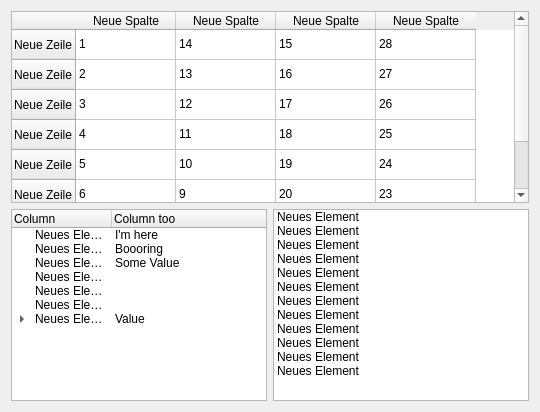
     <widget class="QWidget" name="Seite" >
      <attribute name="title" >
       <string>Views</string>
      </attribute>
      <layout class="QGridLayout" >
       <item row="0" column="0" colspan="2" >
        <widget class="QTableWidget" name="tableWidget" >
         <row>
          <property name="text" >
           <string>Neue Zeile</string>
          </property>
         </row>
         <row>
          <property name="text" >
           <string>Neue Zeile</string>
          </property>
         </row>
         <row>
          <property name="text" >
           <string>Neue Zeile</string>
          </property>
         </row>
         <row>
          <property name="text" >
           <string>Neue Zeile</string>
          </property>
         </row>
         <row>
          <property name="text" >
           <string>Neue Zeile</string>
          </property>
         </row>
         <row>
          <property name="text" >
           <string>Neue Zeile</string>
          </property>
         </row>
         <row>
          <property name="text" >
           <string>Neue Zeile</string>
          </property>
         </row>
         <column>
          <property name="text" >
           <string>Neue Spalte</string>
          </property>
         </column>
         <column>
          <property name="text" >
           <string>Neue Spalte</string>
          </property>
         </column>
         <column>
          <property name="text" >
           <string>Neue Spalte</string>
          </property>
         </column>
         <column>
          <property name="text" >
           <string>Neue Spalte</string>
          </property>
         </column>
         <item row="0" column="0" >
          <property name="text" >
           <string>1</string>
          </property>
         </item>
         <item row="0" column="1" >
          <property name="text" >
           <string>14</string>
          </property>
         </item>
         <item row="0" column="2" >
          <property name="text" >
           <string>15</string>
          </property>
         </item>
         <item row="0" column="3" >
          <property name="text" >
           <string>28</string>
          </property>
         </item>
         <item row="1" column="0" >
          <property name="text" >
           <string>2</string>
          </property>
         </item>
         <item row="1" column="1" >
          <property name="text" >
           <string>13</string>
          </property>
         </item>
         <item row="1" column="2" >
          <property name="text" >
           <string>16</string>
          </property>
         </item>
         <item row="1" column="3" >
          <property name="text" >
           <string>27</string>
          </property>
         </item>
         <item row="2" column="0" >
          <property name="text" >
           <string>3</string>
          </property>
         </item>
         <item row="2" column="1" >
          <property name="text" >
           <string>12</string>
          </property>
         </item>
         <item row="2" column="2" >
          <property name="text" >
           <string>17</string>
          </property>
         </item>
         <item row="2" column="3" >
          <property name="text" >
           <string>26</string>
          </property>
         </item>
         <item row="3" column="0" >
          <property name="text" >
           <string>4</string>
          </property>
         </item>
         <item row="3" column="1" >
          <property name="text" >
           <string>11</string>
          </property>
         </item>
         <item row="3" column="2" >
          <property name="text" >
           <string>18</string>
          </property>
         </item>
         <item row="3" column="3" >
          <property name="text" >
           <string>25</string>
          </property>
         </item>
         <item row="4" column="0" >
          <property name="text" >
           <string>5</string>
          </property>
         </item>
         <item row="4" column="1" >
          <property name="text" >
           <string>10</string>
          </property>
         </item>
         <item row="4" column="2" >
          <property name="text" >
           <string>19</string>
          </property>
         </item>
         <item row="4" column="3" >
          <property name="text" >
           <string>24</string>
          </property>
         </item>
         <item row="5" column="0" >
          <property name="text" >
           <string>6</string>
          </property>
         </item>
         <item row="5" column="1" >
          <property name="text" >
           <string>9</string>
          </property>
         </item>
         <item row="5" column="2" >
          <property name="text" >
           <string>20</string>
          </property>
         </item>
         <item row="5" column="3" >
          <property name="text" >
           <string>23</string>
          </property>
         </item>
         <item row="6" column="0" >
          <property name="text" >
           <string>7</string>
          </property>
         </item>
         <item row="6" column="1" >
          <property name="text" >
           <string>8</string>
          </property>
         </item>
         <item row="6" column="2" >
          <property name="text" >
           <string>21</string>
          </property>
         </item>
         <item row="6" column="3" >
          <property name="text" >
           <string>22</string>
          </property>
         </item>
        </widget>
       </item>
       <item row="1" column="0" >
        <widget class="QTreeWidget" name="treeWidget" >
         <column>
          <property name="text" >
           <string>Column</string>
          </property>
         </column>
         <column>
          <property name="text" >
           <string>Column too</string>
          </property>
         </column>
         <item>
          <property name="text" >
           <string>Neues Element</string>
          </property>
          <property name="text" >
           <string>I'm here</string>
          </property>
         </item>
         <item>
          <property name="text" >
           <string>Neues Element</string>
          </property>
          <property name="text" >
           <string>Boooring</string>
          </property>
         </item>
         <item>
          <property name="text" >
           <string>Neues Element</string>
          </property>
          <property name="text" >
           <string>Some Value</string>
          </property>
         </item>
         <item>
          <property name="text" >
           <string>Neues Element</string>
          </property>
          <property name="text" >
           <string/>
          </property>
         </item>
         <item>
          <property name="text" >
           <string>Neues Element</string>
          </property>
          <property name="text" >
           <string/>
          </property>
         </item>
         <item>
          <property name="text" >
           <string>Neues Element</string>
          </property>
          <property name="text" >
           <string/>
          </property>
         </item>
         <item>
          <property name="text" >
           <string>Neues Element</string>
          </property>
          <property name="text" >
           <string>Value</string>
          </property>
          <item>
           <property name="text" >
            <string>Neues untergeordnetes Element</string>
           </property>
           <property name="text" >
            <string/>
           </property>
           <item>
            <property name="text" >
             <string>Neues untergeordnetes Element</string>
            </property>
            <property name="text" >
             <string/>
            </property>
           </item>
           <item>
            <property name="text" >
             <string>Neues Element</string>
            </property>
            <property name="text" >
             <string/>
            </property>
           </item>
           <item>
            <property name="text" >
             <string>Neues Element</string>
            </property>
            <property name="text" >
             <string/>
            </property>
           </item>
           <item>
            <property name="text" >
             <string>Neues Element</string>
            </property>
            <property name="text" >
             <string/>
            </property>
           </item>
           <item>
            <property name="text" >
             <string>Neues Element</string>
            </property>
            <property name="text" >
             <string/>
            </property>
            <item>
             <property name="text" >
              <string>Neues untergeordnetes Element</string>
             </property>
             <property name="text" >
              <string/>
             </property>
             <item>
              <property name="text" >
               <string>Neues untergeordnetes Element</string>
              </property>
              <property name="text" >
               <string/>
              </property>
              <item>
               <property name="text" >
                <string>Neues untergeordnetes Element</string>
               </property>
               <property name="text" >
                <string/>
               </property>
              </item>
              <item>
               <property name="text" >
                <string>Neues Element</string>
               </property>
               <property name="text" >
                <string/>
               </property>
              </item>
              <item>
               <property name="text" >
                <string>Neues Element</string>
               </property>
               <property name="text" >
                <string/>
               </property>
              </item>
              <item>
               <property name="text" >
                <string>Neues Element</string>
               </property>
               <property name="text" >
                <string>Value</string>
               </property>
              </item>
              <item>
               <property name="text" >
                <string>Neues Element</string>
               </property>
               <property name="text" >
                <string/>
               </property>
              </item>
             </item>
            </item>
           </item>
          </item>
         </item>
        </widget>
       </item>
       <item row="1" column="1" >
        <widget class="QListWidget" name="listWidget" >
         <item>
          <property name="text" >
           <string>Neues Element</string>
          </property>
         </item>
         <item>
          <property name="text" >
           <string>Neues Element</string>
          </property>
         </item>
         <item>
          <property name="text" >
           <string>Neues Element</string>
          </property>
         </item>
         <item>
          <property name="text" >
           <string>Neues Element</string>
          </property>
         </item>
         <item>
          <property name="text" >
           <string>Neues Element</string>
          </property>
         </item>
         <item>
          <property name="text" >
           <string>Neues Element</string>
          </property>
         </item>
         <item>
          <property name="text" >
           <string>Neues Element</string>
          </property>
         </item>
         <item>
          <property name="text" >
           <string>Neues Element</string>
          </property>
         </item>
         <item>
          <property name="text" >
           <string>Neues Element</string>
          </property>
         </item>
         <item>
          <property name="text" >
           <string>Neues Element</string>
          </property>
         </item>
         <item>
          <property name="text" >
           <string>Neues Element</string>
          </property>
         </item>
         <item>
          <property name="text" >
           <string>Neues Element</string>
          </property>
         </item>
        </widget>
       </item>
      </layout>
     </widget>
